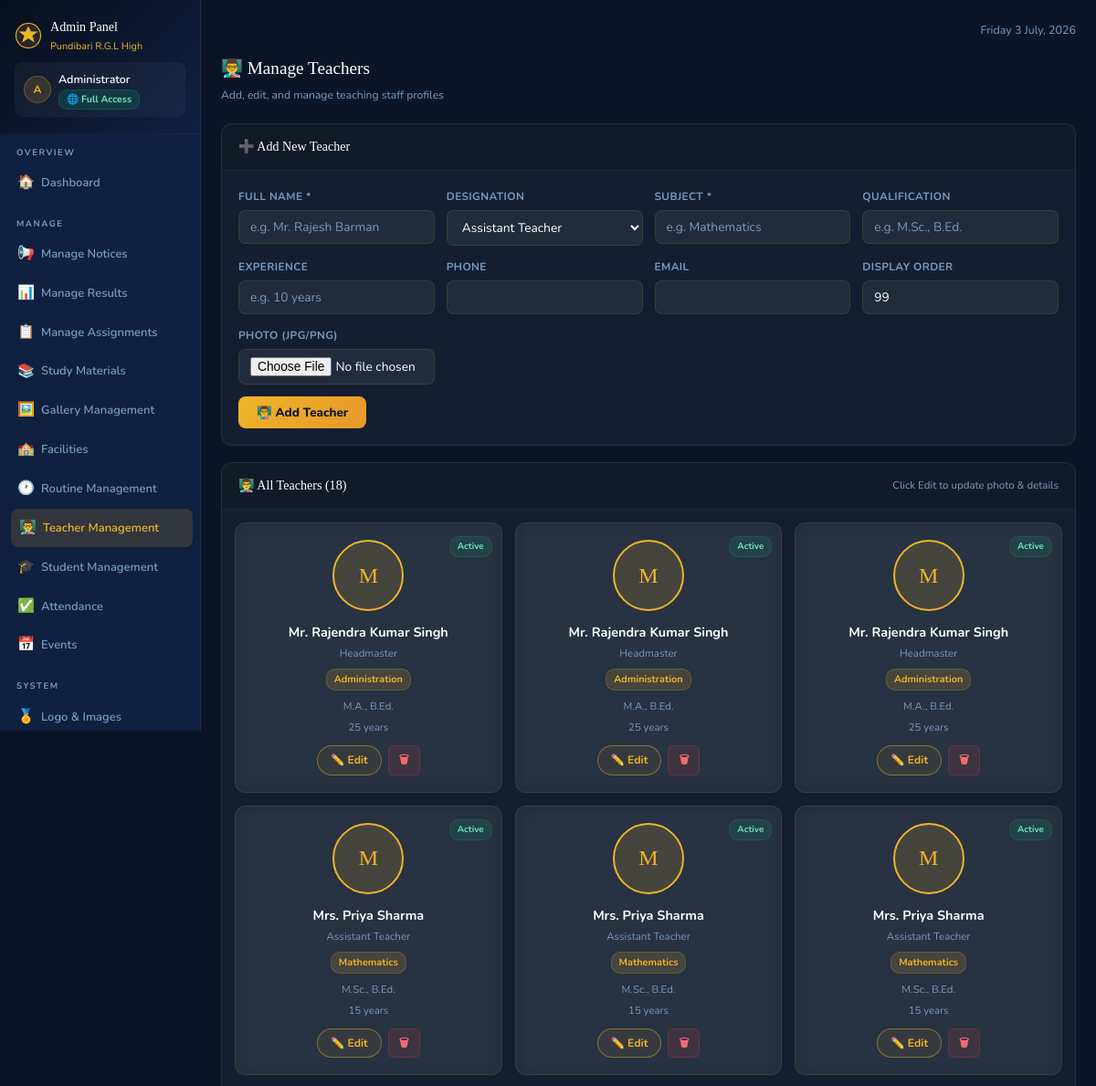
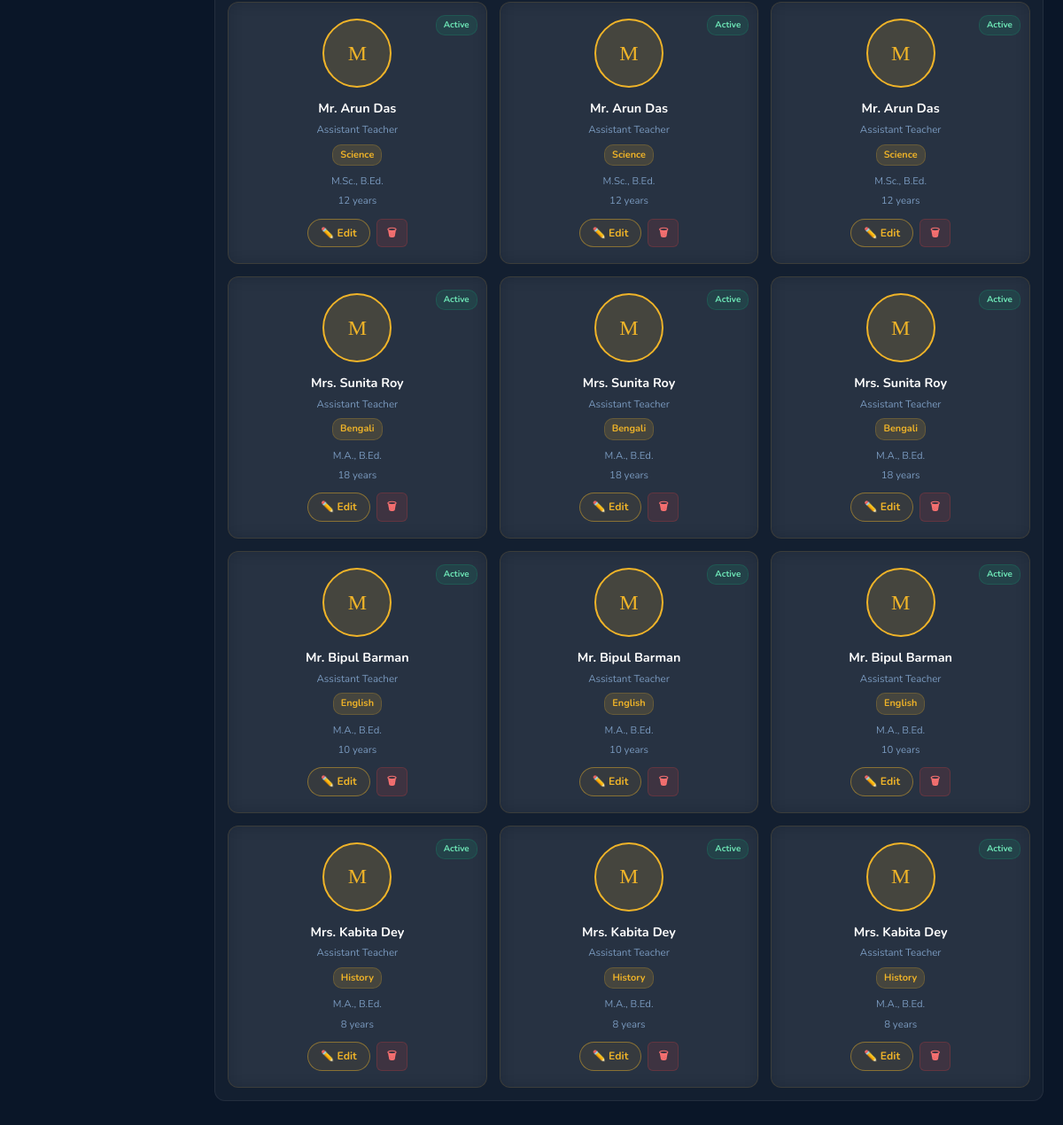
/admin/teachers (signed in), run on the app's committed database (2 pictures, top to bottom).
### tables this page shows
CREATE TABLE teachers(id INTEGER PRIMARY KEY AUTOINCREMENT,
      name TEXT NOT NULL,designation TEXT,subject TEXT,qualification TEXT,
      experience TEXT,phone TEXT,email TEXT,photo TEXT,
      sort_order INTEGER DEFAULT 99,is_active INTEGER DEFAULT 1);

### app.py (the view)
@app.route('/admin/teachers')
@perm_req('can_manage_teachers')
def admin_teachers():
    db=get_db(); t=db.execute("SELECT * FROM teachers ORDER BY sort_order,id").fetchall(); db.close()
    return render_template('admin_teachers.html',teachers=t)

### app.py (called while the page is built)
def cache_get(k):
    if k in _cache and _cache_ts.get(k,0)>datetime.now().timestamp():
        return _cache[k]
    return None

def get_db():
    if USE_PG:
        conn=psycopg2.connect(DATABASE_URL,cursor_factory=psycopg2.extras.RealDictCursor)
        return conn
    conn=sqlite3.connect(DB_PATH,timeout=30,check_same_thread=False)
    conn.row_factory=sqlite3.Row
    conn.execute("PRAGMA journal_mode=WAL")
    conn.execute("PRAGMA synchronous=NORMAL")
    conn.execute("PRAGMA cache_size=-32000")
    conn.execute("PRAGMA temp_store=MEMORY")
    conn.execute("PRAGMA mmap_size=268435456")
    conn.execute("PRAGMA optimize")
    return conn

def get_settings():
    cached=cache_get('settings')
    if cached: return cached
    db=get_db()
    rows=db.execute("SELECT key,value FROM settings").fetchall()
    db.close()
    r={row['key']:row['value'] for row in rows}
    cache_set('settings',r); return r

@app.context_processor
def inject_globals():
    ctx = dict(settings=get_settings(), now=datetime.now())
    if 'admin_id' in session:
        ctx['current_admin_perms'] = get_admin_perms(session['admin_id'])
        ctx['is_impersonating'] = session.get('impersonating', False)
    return ctx

def perm_req(key):
    def outer(f):
        @wraps(f)
        def d(*a, **k):
            if 'admin_id' not in session:
                return redirect(url_for('admin_login'))
            perms = get_admin_perms(session['admin_id'])
            if not perms.get(key, 0):
                flash("You don't have permission to access this section. Contact your administrator.", 'error')
                return redirect(url_for('admin_dashboard'))
            return f(*a, **k)
        return d
    return outer

@app.after_request
def _auto_log_admin_activity(response):
    try:
        ep = request.endpoint
        if ep in ADMIN_LOG_ENDPOINTS and 'admin_id' in session:
            action, detail_fn = ADMIN_LOG_ENDPOINTS[ep]
            try: detail = detail_fn()
            except Exception: detail = ''
            log_activity('admin', session['admin_id'], session.get('admin_name',''), action, detail)
    except Exception:
        pass
    return response

### templates/admin_teachers.html (shortened to what this page needs)
{% extends "admin_base.html" %}
{% block admin_content %}
<div class="admin-topbar-row">
  <div><div class="admin-page-title">👨‍🏫 Manage Teachers</div><div class="admin-page-sub">Add, edit, and manage teaching staff profiles</div></div>
</div>
<div class="admin-card"><div class="admin-card-head"><div class="admin-card-title">➕ Add New Teacher</div></div>
  <div class="admin-card-body"><form method="POST" action="{{ url_for('admin_add_teacher') }}" enctype="multipart/form-data">
    <div class="form-grid">
      <div class="form-group"><label>Full Name *</label><input type="text" name="name" class="form-control" placeholder="e.g. Mr. Rajesh Barman" required></div>
      <div class="form-group"><label>Designation</label>
        <select name="designation" class="form-control">
          <option selected>Assistant Teacher</option><option>Senior Teacher</option><option>Group D Staff</option>
        </select></div>
      <div class="form-group"><label>Subject *</label><input type="text" name="subject" class="form-control" placeholder="e.g. Mathematics" required></div>
      <div class="form-group"><label>Qualification</label><input type="text" name="qualification" class="form-control" placeholder="e.g. M.Sc., B.Ed."></div>
      <div class="form-group"><label>Experience</label><input type="text" name="experience" class="form-control" placeholder="e.g. 10 years"></div>
      <div class="form-group"><label>Phone</label><input type="text" name="phone" class="form-control"></div>
      <div class="form-group"><label>Email</label><input type="email" name="email" class="form-control"></div>
      <div class="form-group"><label>Display Order</label><input type="number" name="sort_order" class="form-control" value="99"></div>
      <div class="form-group"><label>Photo (JPG/PNG)</label><input type="file" name="photo" class="form-control" accept=".jpg,.jpeg,.png,.webp"></div>
    </div>
    <div style="margin-top:13px"><button type="submit" class="btn-gold">👨‍🏫 Add Teacher</button></div>
  </form></div></div>
<div class="admin-card"><div class="admin-card-head">
  <div class="admin-card-title">👨‍🏫 All Teachers ({{ teachers|length }})</div>
  <span style="font-size:.72rem;color:var(--text-muted)">Click Edit to update photo & details</span>
</div>
<div class="admin-card-body" style="padding:14px">
  <div style="display:grid;grid-template-columns:repeat(auto-fill,minmax(220px,1fr));gap:14px">
    {% for t in teachers %}
    <div class="glass-card" style="padding:18px;text-align:center;position:relative">
      <div style="position:absolute;top:10px;right:10px">
        {% if t.is_active %}<span class="badge badge-green" style="font-size:.62rem">Active</span>
        {% else %}<span class="badge badge-red" style="font-size:.62rem">Hidden</span>{% endif %}
      </div>
      <div style="width:78px;height:78px;border-radius:50%;border:2px solid var(--accent);overflow:hidden;margin:0 auto 11px;background:var(--accent-glow);display:flex;align-items:center;justify-content:center;font-family:var(--fd);font-size:1.5rem;color:var(--accent)">
        {% if t.photo %}
          <img src="{{ url_for('static',filename='images/'+t.photo) }}" alt="{{ t.name }}" style="width:100%;height:100%;object-fit:cover">
        {% else %}{{ t.name[0] }}{% endif %}
      </div>
      <div style="font-weight:700;color:var(--white);margin-bottom:2px;font-size:.9rem">{{ t.name }}</div>
      <div style="font-size:.72rem;color:var(--text-muted);margin-bottom:3px">{{ t.designation }}</div>
      <div class="badge badge-gold" style="font-size:.68rem;margin-bottom:8px">{{ t.subject }}</div>
      {% if t.qualification %}<div style="font-size:.71rem;color:var(--text-muted);margin-bottom:3px">{{ t.qualification }}</div>{% endif %}
      {% if t.experience %}<div style="font-size:.71rem;color:var(--text-muted);margin-bottom:8px">{{ t.experience }}</div>{% endif %}
      <div style="display:flex;gap:7px;justify-content:center;margin-top:10px">
        <a href="{{ url_for('admin_edit_teacher', tid=t.id) }}" class="btn-outline" style="padding:5px 14px;font-size:.76rem">✏️ Edit</a>
        <a href="{{ url_for('admin_delete_teacher',i=t.id) }}" class="btn-danger" onclick="return confirm('Remove {{ t.name }}?')">🗑</a>
      </div>
    </div>
    {% else %}
    <div style="grid-column:1/-1;text-align:center;padding:36px;color:var(--text-muted)">
      <div style="font-size:2.5rem;margin-bottom:10px">👨‍🏫</div><p>No teachers yet. Add one above.</p>
    </div>
    {% endfor %}
  </div>
</div></div>
{% endblock %}

### static/css/style.css (style rules this page uses)
:root { --navy:#0a1628;--navy-mid:#0d1f3c;--navy-card:#0f2040;--navy-deep:#070f1e; --blue:#1a3560;--blue2:#1e4a8a; --accent:#f0b429;--accent2:#e8972a;--gold:linear-gradient(135deg,#f0b429,#e8972a); --accent-glow:rgba(240,180,41,.15);--gb:rgba(240,180,41,.18); --c-green:#10b981;--c-green-bg:rgba(16,185,129,.12); --c-orange:#f59e0b;--c-orange-bg:rgba(245,158,11,.12); --c-purple:#8b5cf6;--c-purple-bg:rgba(139,92,246,.12); --c-blue:#3b82f6;--c-blue-bg:rgba(59,130,246,.12); --c-red:#ef4444;--c-red-bg:rgba(239,68,68,.12); --c-teal:#06b6d4;--c-teal-bg:rgba(6,182,212,.12); --white:#fff;--text-light:#c8d8f0;--text-muted:#7a9abf; --glass:rgba(255,255,255,.05);--glass-h:rgba(255,255,255,.09); --shadow:0 8px 32px rgba(0,0,0,.5);--shadow-g:0 4px 20px rgba(240,180,41,.25); --r:12px;--rs:8px;--nav-h:68px; --fd:'Cinzel',serif;--fb:'Nunito',sans-serif; --tr:.3s cubic-bezier(.4,0,.2,1); }
*,*::before,*::after { box-sizing:border-box;margin:0;padding:0 }
html { scroll-behavior:smooth }
body { font-family:var(--fb);background:var(--navy);color:var(--text-light);line-height:1.7;overflow-x:hidden }
a { color:inherit;text-decoration:none }
button { cursor:pointer;border:none;background:none;font-family:inherit }
.btn-outline { display:inline-flex;align-items:center;gap:8px;padding:10px 24px;border-radius:24px;border:1.5px solid rgba(240,180,41,.45);color:var(--accent);font-weight:700;font-size:.9rem;background:rgba(240,180,41,.08);transition:all var(--tr) }
.glass-card { background:rgba(255,255,255,.05);border:1px solid rgba(240,180,41,.12);border-radius:var(--r);backdrop-filter:blur(10px);transition:transform var(--tr),box-shadow var(--tr),border-color var(--tr) }
.admin-topbar-row { display:flex;justify-content:space-between;align-items:center;margin-bottom:20px;flex-wrap:wrap;gap:10px }
.admin-page-title { font-family:var(--fd);font-size:1.2rem;color:var(--white) }
.admin-page-sub { font-size:.76rem;color:var(--text-muted);margin-top:2px }
.admin-card { background:rgba(255,255,255,.04);border:1px solid rgba(255,255,255,.07);border-radius:var(--r);overflow:hidden;margin-bottom:18px }
.admin-card-head { padding:13px 18px;background:rgba(0,0,0,.15);border-bottom:1px solid rgba(255,255,255,.06);display:flex;justify-content:space-between;align-items:center }
.admin-card-title { font-family:var(--fd);font-size:.88rem;color:var(--white) }
.admin-card-body { padding:18px }
.form-grid { display:grid;grid-template-columns:repeat(auto-fit,minmax(200px,1fr));gap:13px }
.form-group { display:flex;flex-direction:column;gap:5px }
.form-group label { font-size:.74rem;font-weight:700;color:var(--text-muted);text-transform:uppercase;letter-spacing:.4px }
.form-control { padding:8px 12px;background:rgba(255,255,255,.06);border:1px solid rgba(240,180,41,.12);border-radius:var(--rs);color:var(--white);font-family:var(--fb);font-size:.86rem;transition:border-color var(--tr);width:100% }
.form-control::placeholder { color:var(--text-muted) }
select.form-control option { background:var(--navy-card);color:var(--white) }
.btn-gold { padding:8px 20px;border-radius:var(--rs);background:var(--gold);color:var(--navy);font-weight:800;font-size:.84rem;transition:transform var(--tr),box-shadow var(--tr);border:none;cursor:pointer;font-family:var(--fb) }
.btn-danger { padding:5px 11px;border-radius:6px;background:rgba(239,68,68,.12);color:#f87171;border:1px solid rgba(239,68,68,.2);font-size:.76rem;font-weight:700;cursor:pointer;transition:all var(--tr);font-family:var(--fb) }
.badge { display:inline-block;padding:2px 8px;border-radius:10px;font-size:.69rem;font-weight:700 }
.badge-gold { background:var(--accent-glow);color:var(--accent);border:1px solid rgba(240,180,41,.2) }
.badge-green { background:var(--c-green-bg);color:#6ee7b7;border:1px solid rgba(16,185,129,.18) }
:root { --dev-bg:#050d1a;--dev-card:rgba(99,102,241,.08); --dev-border:rgba(99,102,241,.25);--dev-accent:#818cf8; --dev-gold:linear-gradient(135deg,#818cf8,#6366f1); }
.admin-card, .dev-card, .sc, .dev-stat, .stat-cards-row > * { animation:cardReveal .45s cubic-bezier(.22,1,.36,1) both; }
.admin-card:nth-of-type(2) { animation-delay:.10s }
.admin-card:nth-of-type(3) { animation-delay:.15s }
.sc, .dev-stat, .qa-btn, .admin-card, .dev-card, .glass-card { transition:transform .22s cubic-bezier(.34,1.56,.64,1), box-shadow .22s ease, border-color .22s ease; }
.btn-gold, .btn-outline, .btn-danger, .qa-btn, .dev-btn-anim { position:relative;overflow:hidden }

### data on the page
teachers: is_active "Active", name "M", name "Mr. Rajendra Kumar Singh", designation "Headmaster", subject "Administration", qualification "M.A., B.Ed.", experience "25 years"
teachers: is_active "Active", name "M", name "Mr. Rajendra Kumar Singh", designation "Headmaster", subject "Administration", qualification "M.A., B.Ed.", experience "25 years"
teachers: is_active "Active", name "M", name "Mr. Rajendra Kumar Singh", designation "Headmaster", subject "Administration", qualification "M.A., B.Ed.", experience "25 years"
teachers: is_active "Active", name "M", name "Mrs. Priya Sharma", designation "Assistant Teacher", subject "Mathematics", qualification "M.Sc., B.Ed.", experience "15 years"
teachers: is_active "Active", name "M", name "Mrs. Priya Sharma", designation "Assistant Teacher", subject "Mathematics", qualification "M.Sc., B.Ed.", experience "15 years"
teachers: is_active "Active", name "M", name "Mrs. Priya Sharma", designation "Assistant Teacher", subject "Mathematics", qualification "M.Sc., B.Ed.", experience "15 years"
teachers: is_active "Active", name "M", name "Mr. Arun Das", designation "Assistant Teacher", subject "Science", qualification "M.Sc., B.Ed.", experience "12 years"
teachers: is_active "Active", name "M", name "Mr. Arun Das", designation "Assistant Teacher", subject "Science", qualification "M.Sc., B.Ed.", experience "12 years"
teachers: is_active "Active", name "M", name "Mr. Arun Das", designation "Assistant Teacher", subject "Science", qualification "M.Sc., B.Ed.", experience "12 years"
teachers: is_active "Active", name "M", name "Mrs. Sunita Roy", designation "Assistant Teacher", subject "Bengali", qualification "M.A., B.Ed.", experience "18 years"
teachers: is_active "Active", name "M", name "Mrs. Sunita Roy", designation "Assistant Teacher", subject "Bengali", qualification "M.A., B.Ed.", experience "18 years"
teachers: is_active "Active", name "M", name "Mrs. Sunita Roy", designation "Assistant Teacher", subject "Bengali", qualification "M.A., B.Ed.", experience "18 years"
teachers: is_active "Active", name "M", name "Mr. Bipul Barman", designation "Assistant Teacher", subject "English", qualification "M.A., B.Ed.", experience "10 years"
teachers: is_active "Active", name "M", name "Mr. Bipul Barman", designation "Assistant Teacher", subject "English", qualification "M.A., B.Ed.", experience "10 years"
teachers: is_active "Active", name "M", name "Mr. Bipul Barman", designation "Assistant Teacher", subject "English", qualification "M.A., B.Ed.", experience "10 years"
teachers: is_active "Active", name "M", name "Mrs. Kabita Dey", designation "Assistant Teacher", subject "History", qualification "M.A., B.Ed.", experience "8 years"
teachers: is_active "Active", name "M", name "Mrs. Kabita Dey", designation "Assistant Teacher", subject "History", qualification "M.A., B.Ed.", experience "8 years"
teachers: is_active "Active", name "M", name "Mrs. Kabita Dey", designation "Assistant Teacher", subject "History", qualification "M.A., B.Ed.", experience "8 years"

### other printed values
{{ settings.school_name[:20] }} "Pundibari R.G.L High"
{{ session.admin_name[0] if session.admin_name else 'A' }} "A"
{{ session.admin_name }} "Administrator"
{{ teachers|length }} "18"
